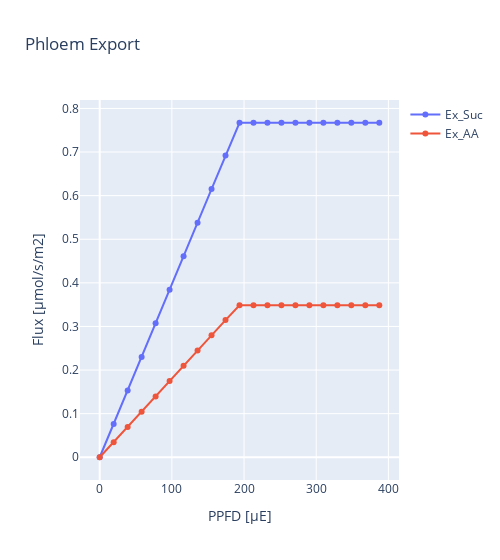

The notebook cell this image was saved under:
### Code cell
L_r = ['Ex_Suc','Ex_AA']
create_scatter_plot_rxn_c3(D_fba, L_r, 'Phloem Export', xaxis_title, save_fig = save_fig)

### Figure 1 — Plotly figure (JSON) as saved in the notebook; plotly's stock layout.template omitted (floating-point values rounded to 4 significant figures)
{"data": [{"mode": "lines+markers", "name": "Ex_Suc", "type": "scatter", "x": [0, 19.37, 38.74, 58.11, 77.48, 96.86, 116.2, 135.6, 155.0, 174.3, 193.7, 213.1, 232.5, 251.8, 271.2, 290.6, 309.9, 329.3, 348.7, 368.1, 387.4], "y": [0, 0.07626, 0.1532, 0.2302, 0.3071, 0.3841, 0.4611, 0.538, 0.615, 0.692, 0.7672, 0.7672, 0.7672, 0.7672, 0.7672, 0.7672, 0.7672, 0.7672, 0.7672, 0.7672, 0.7672]}, {"mode": "lines+markers", "name": "Ex_AA", "type": "scatter", "x": [0, 19.37, 38.74, 58.11, 77.48, 96.86, 116.2, 135.6, 155.0, 174.3, 193.7, 213.1, 232.5, 251.8, 271.2, 290.6, 309.9, 329.3, 348.7, 368.1, 387.4], "y": [0, 0.03467, 0.06965, 0.1046, 0.1396, 0.1746, 0.2096, 0.2446, 0.2795, 0.3145, 0.3487, 0.3487, 0.3487, 0.3487, 0.3487, 0.3487, 0.3487, 0.3487, 0.3487, 0.3487, 0.3487]}], "layout": {"title": {"text": "Phloem Export"}, "width": 500, "xaxis": {"title": {"text": "PPFD [µE]"}}, "yaxis": {"title": {"text": "Flux [µmol/s/m2]"}}}}
